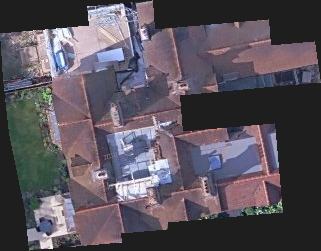
#> input picture data/building_1e44ba_google.png, 321 x 251 px; its folder holds 2 pictures in this run
$ python evaluate.py --input data   (older library calls are emulated)
#> lines starting #> are read from the running program, lines starting #| are printed output that depends on the picture; after the words box and inside, x2 and y2 are one past the last pixel; in counts of white or black regions, pixels touching at a corner belong together
### enhance.py
"""Satellite tile enhancement CLI.

Usage:
    python enhance.py --input data/ --output out/ --method classical
    python enhance.py --input data/ --output out/ --method sr
    python enhance.py --input data/ --output out/ --method bicubic   (baseline)

Dataset note: the images are building crops with a flat grey background
(BGR 30,30,30). That background is NOT image content, so it is masked out.
"""
import argparse
from pathlib import Path
from typing import Callable, Optional

import cv2
import numpy as np

IMAGE_EXTS = {".jpg", ".jpeg", ".png"}
BG_COLOUR = 30  # flat grey used as background in the dataset
MODEL_PATH = Path(__file__).parent / "models" / "FSRCNN_x2.pb"


def foreground_mask(img: np.ndarray) -> np.ndarray:
    """Boolean mask, True where the pixel is real image content (not grey bg)."""
    return ~np.all(img == BG_COLOUR, axis=2)


def classical_enhance(
    img: np.ndarray,
    mask: Optional[np.ndarray] = None,
    denoise_strength: int = 2,
    clahe_clip: float = 1.0,
    sharpen_amount: float = 0.8,
) -> np.ndarray:
    """Classical (no learned model) enhancement of a BGR uint8 image.

    Order matters:
      1. Denoise FIRST - otherwise contrast boost and sharpening amplify
         JPEG blocking and noise.
      2. Contrast (CLAHE) on the L channel only (LAB) - keeps colours stable.
      3. Sharpen LAST (unsharp mask) - sharpen real edges, not noise.
    Set any strength to 0 to switch that step off (used for ablations).
    The grey background is restored afterwards so it never changes.
    """
    if mask is None:
        mask = foreground_mask(img)

    out = img.copy()
    if denoise_strength > 0:
        out = cv2.fastNlMeansDenoisingColored(
            out, None, h=denoise_strength, hColor=denoise_strength,
            templateWindowSize=7, searchWindowSize=21,
        )

    if clahe_clip > 0:
        lab = cv2.cvtColor(out, cv2.COLOR_BGR2LAB)
        l, a, b = cv2.split(lab)
        clahe = cv2.createCLAHE(clipLimit=clahe_clip, tileGridSize=(8, 8))
        out = cv2.cvtColor(cv2.merge([clahe.apply(l), a, b]), cv2.COLOR_LAB2BGR)

    if sharpen_amount > 0:
        blurred = cv2.GaussianBlur(out, (0, 0), sigmaX=1.5)
        out = cv2.addWeighted(out, 1.0 + sharpen_amount, blurred, -sharpen_amount, 0)
    out = np.clip(out, 0, 255).astype(np.uint8)

    out[~mask] = img[~mask]  # put the untouched background back
    return out


def bicubic_upscale(img: np.ndarray, scale: int = 2) -> np.ndarray:
    """Baseline: plain bicubic resize."""
    h, w = img.shape[:2]
    return cv2.resize(img, (w * scale, h * scale), interpolation=cv2.INTER_CUBIC)


def load_sr_model(model_path: Path = MODEL_PATH):
    """Load the pretrained FSRCNN x2 model (needs opencv-contrib-python)."""
    if not Path(model_path).exists():
        raise FileNotFoundError(
            f"{model_path} not found. Download FSRCNN_x2.pb into the models/ folder "
            "(see README)."
        )
    sr = cv2.dnn_superres.DnnSuperResImpl_create()
    sr.readModel(str(model_path))
    sr.setModel("fsrcnn", 2)
    return sr


# [52 lines left out: functions sr_upscale, get_method, main, not called in this run]


# [2 lines that do not run on import are left out]

### evaluate.py
"""Evaluation: do SR and classical enhancement actually help?

Usage:
    python evaluate.py --input data/ --report results.md

Idea: there is no ground truth, so we MANUFACTURE one. Each tile is treated as
the reference. We degrade it on purpose, run each method on the degraded copy,
and compare the result back to the reference (PSNR / SSIM, foreground only).

  Experiment A (upscaling): reference -> downscale 2x + JPEG + noise = LR.
      Methods: bicubic 2x vs pretrained FSRCNN 2x. Output is same size as ref.
  Experiment B (classical): reference -> blur + JPEG + noise = degraded.
      Compare degraded vs classical(degraded) against the reference.
      If classical is better than "do nothing", it helped; otherwise it hurt.
  Real tiles (no reference): Laplacian variance (sharpness) and colour shift
      between each real tile and its classical output.
"""
import argparse
from pathlib import Path
from typing import Dict, List, Optional

import cv2
import numpy as np
from skimage.metrics import peak_signal_noise_ratio, structural_similarity

from enhance import (IMAGE_EXTS, bicubic_upscale, classical_enhance,
                     foreground_mask, load_sr_model, sr_upscale)

SEED = 0
JPEG_QUALITY = 70
NOISE_SIGMA = 2.0


def jpeg_roundtrip(img: np.ndarray, quality: int = JPEG_QUALITY) -> np.ndarray:
    """Compress to JPEG and decode again (adds real JPEG artefacts)."""
    ok, buf = cv2.imencode(".jpg", img, [cv2.IMWRITE_JPEG_QUALITY, quality])
    return cv2.imdecode(buf, cv2.IMREAD_COLOR)


def add_noise(img: np.ndarray, rng: np.random.Generator) -> np.ndarray:
    """Add mild Gaussian sensor-like noise."""
    noisy = img.astype(np.float32) + rng.normal(0, NOISE_SIGMA, img.shape)
    return np.clip(noisy, 0, 255).astype(np.uint8)


def degrade_lowres(ref: np.ndarray, rng: np.random.Generator) -> np.ndarray:
    """Experiment A input: 2x downscale (area) + noise + JPEG."""
    h, w = ref.shape[:2]
    lr = cv2.resize(ref, (w // 2, h // 2), interpolation=cv2.INTER_AREA)
    return jpeg_roundtrip(add_noise(lr, rng))


def degrade_fullres(ref: np.ndarray, rng: np.random.Generator) -> np.ndarray:
    """Experiment B input: slight blur + noise + JPEG, same size."""
    blurred = cv2.GaussianBlur(ref, (0, 0), sigmaX=1.0)
    return jpeg_roundtrip(add_noise(blurred, rng))


def masked_metrics(ref: np.ndarray, test: np.ndarray, mask: np.ndarray) -> Dict[str, float]:
    """PSNR and SSIM using foreground (roof) pixels only."""
    mask = cv2.erode(mask.astype(np.uint8), np.ones((7, 7), np.uint8)).astype(bool)
    if mask.sum() == 0:
        return {"psnr": float("nan"), "ssim": float("nan")}
    mse = np.mean((ref[mask].astype(np.float64) - test[mask].astype(np.float64)) ** 2)
    psnr = float("inf") if mse == 0 else 10 * np.log10(255.0 ** 2 / mse)
    _, ssim_map = structural_similarity(ref, test, channel_axis=2, full=True, data_range=255)
    return {"psnr": psnr, "ssim": float(ssim_map[mask].mean())}


def sharpness(img: np.ndarray, mask: np.ndarray) -> float:
    """No-reference sharpness: variance of the Laplacian on foreground pixels."""
    gray = cv2.cvtColor(img, cv2.COLOR_BGR2GRAY)
    lap = cv2.Laplacian(gray, cv2.CV_64F)
    mask = cv2.erode(mask.astype(np.uint8), np.ones((5, 5), np.uint8)).astype(bool)
    return float(lap[mask].var()) if mask.any() else float("nan")


def colour_shift(a: np.ndarray, b: np.ndarray, mask: np.ndarray) -> float:
    """Mean abs change in LAB a/b channels (colour only) - spots colour casts."""
    la = cv2.cvtColor(a, cv2.COLOR_BGR2LAB).astype(np.float32)[..., 1:]
    lb = cv2.cvtColor(b, cv2.COLOR_BGR2LAB).astype(np.float32)[..., 1:]
    return float(np.abs(la[mask] - lb[mask]).mean())


def fmt(v: float, d: int = 2) -> str:
    return f"{v:.{d}f}"


def evaluate(files: List[Path], sr) -> List[Dict[str, float]]:
    rows = []
    for i, path in enumerate(files):
        ref = cv2.imread(str(path))
#> ref is the input picture: shape (251, 321, 3); mean B, G, R 91.3, 82.1, 88.8
        if ref is None:
            continue
        h, w = ref.shape[:2]
#> h = 251; w = 321
        ref = ref[: h // 2 * 2, : w // 2 * 2]  # even size so 2x round-trips exactly
#> ref: shape (250, 320, 3)
        mask = foreground_mask(ref)
#> in foreground_mask, `return ~np.all(img == BG_COLOUR, axis=2)`: returned value: shape (250, 320) bool; 67.8% white; 4 black regions, box (x1, y1, x2, y2) and area: (41, 83, 320, 250) 15134, (153, 0, 320, 72) 5081, (0, 0, 152, 33) 2822, (0, 41, 29, 250) 2758
        rng = np.random.default_rng(SEED + i)
        row: Dict[str, float] = {"name": path.stem.replace("building_", ""),
                                 "size": f"{ref.shape[1]}x{ref.shape[0]}"}

        # Experiment A: upscaling
        lr = degrade_lowres(ref, rng)
#> in degrade_lowres, `lr = cv2.resize(ref, (w // 2, h // 2), interpolation=cv2.INTER_AREA)`:
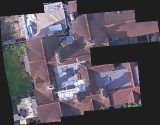
#> lr: shape (125, 160, 3); mean B, G, R 91.8, 82.6, 89.3
#> in jpeg_roundtrip, `ok, buf = cv2.imencode(".jpg", img, [cv2.IMWRITE_JPEG_QUALITY, quality])`: buf = 4879 values, max 255 at index 0, min 0 at index 4, mean 122.8
        outputs = {"bicubic": bicubic_upscale(lr)}
        if sr is not None:
            outputs["sr"] = sr_upscale(lr, sr)
        for name, out in outputs.items():
            m = masked_metrics(ref, out, mask)
            row[f"A_{name}_psnr"], row[f"A_{name}_ssim"] = m["psnr"], m["ssim"]
#> this loop made 1 pass
#> (name, mse in masked_metrics, psnr in masked_metrics, m) on pass 1: ('bicubic', 187.9, 25.39, {'psnr': 25.39, 'ssim': 0.766})
#> pass 1, in masked_metrics, `mask = cv2.erode(mask.astype(np.uint8), np.ones((7, 7), np.uint8)).ast..`:
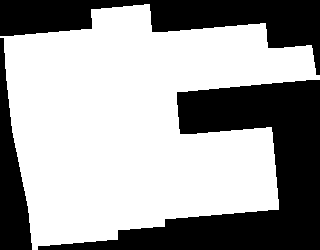
#> mask: shape (250, 320) bool; 62.6% white; 3 black regions, box (x1, y1, x2, y2) and area: (38, 80, 320, 250) 17147, (0, 0, 320, 75) 9258, (0, 38, 32, 250) 3481
#> pass 1, in masked_metrics, `_, ssim_map = structural_similarity(ref, test, channel_axis=2, full=Tr..`:
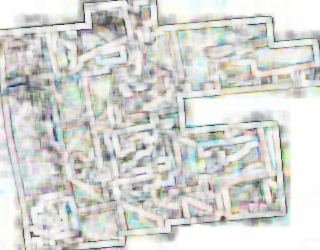
#> ssim_map: shape (250, 320, 3) float64; mean B, G, R 0.803, 0.822, 0.816; drawn with min black and max white
#> after the loop, row = {'name': '1e44ba_google', 'size': '320x250', 'A_bicubic_psnr': 25.39, 'A_bicubic_ssim': 0.766}

        # Experiment B: classical vs doing nothing (+ ablation without tone step)
        deg = degrade_fullres(ref, rng)
#> in add_noise (call 2), `noisy = img.astype(np.float32) + rng.normal(0, NOISE_SIGMA, img.shape)`:
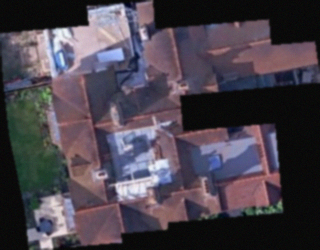
#> noisy: shape (250, 320, 3) float64; mean B, G, R 91.7, 82.5, 89.2; drawn with min black and max white
        fixed = classical_enhance(deg, mask=mask)
#> in classical_enhance, `lab = cv2.cvtColor(out, cv2.COLOR_BGR2LAB)`: lab: shape (250, 320, 3); mean of channels 0, 1, 2 88.5, 132.6, 124
        no_tone = classical_enhance(deg, mask=mask, clahe_clip=0)
#> call 2 of classical_enhance, with denoise_strength = 2, clahe_clip = 0, sharpen_amount = 0.8
#> in classical_enhance (call 2), `blurred = cv2.GaussianBlur(out, (0, 0), sigmaX=1.5)`:
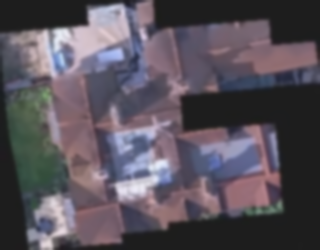
#> blurred: shape (250, 320, 3); mean B, G, R 90.8, 81.7, 88.4
#> in classical_enhance (call 2), `out[~mask] = img[~mask]`: out: shape (250, 320, 3); mean B, G, R 91.1, 82, 88.7
        for name, out in {"none": deg, "classical": fixed, "notone": no_tone}.items():
            m = masked_metrics(ref, out, mask)
            row[f"B_{name}_psnr"], row[f"B_{name}_ssim"] = m["psnr"], m["ssim"]
#> this loop made 3 passes
#> (name, mse in masked_metrics, psnr in masked_metrics, m) on passes 1 to 3: ('none', 164.6, 25.97, {'psnr': 25.97, 'ssim': 0.803}), ('classical', 419.3, 21.91, {'psnr': 21.91, 'ssim': 0.806}), ('notone', 127.8, 27.07, {'psnr': 27.07, 'ssim': 0.841})
#> pass 1, in masked_metrics (call 2), `_, ssim_map = structural_similarity(ref, test, channel_axis=2, full=Tr..`:
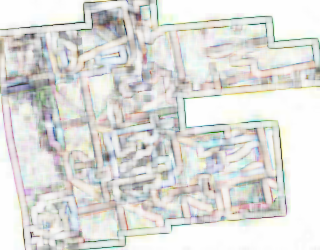
#> ssim_map: shape (250, 320, 3) float64; mean B, G, R 0.841, 0.855, 0.854; drawn with min black and max white
#> after the loop, row = 10 items

        # Real tile, no reference
        real_out = classical_enhance(ref, mask=mask)
#> in classical_enhance (call 3), `lab = cv2.cvtColor(out, cv2.COLOR_BGR2LAB)`: lab: shape (250, 320, 3); mean of channels 0, 1, 2 88.6, 132.7, 124
        row["sharp_orig"] = sharpness(ref, mask)
#> in sharpness, `mask = cv2.erode(mask.astype(np.uint8), np.ones((5, 5), np.uint8)).ast..`: mask: shape (250, 320) bool; 64.3% white; 3 black regions, box (x1, y1, x2, y2) and area: (39, 81, 320, 250) 16475, (0, 0, 320, 74) 8808, (0, 39, 31, 250) 3238
        row["sharp_cls"] = sharpness(real_out, mask)
#> in sharpness (call 2), `lap = cv2.Laplacian(gray, cv2.CV_64F)`:
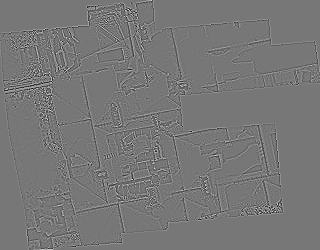
#> lap: shape (250, 320) float64; min -696, max 790, mean 0.1; drawn with min black and max white
        row["colour_shift"] = colour_shift(ref, real_out, mask)
        rows.append(row)
        print(f"[{i + 1}/{len(files)}] {path.name}")
#> pass 2 of the loop in evaluate, `for i, path in enumerate(files):`:
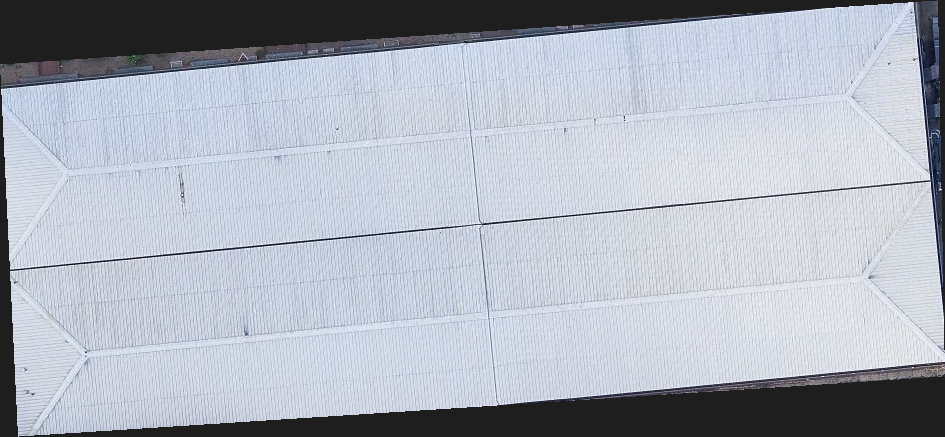
#> input picture data/building_20d961_google.png, 945 x 437 px
#> in evaluate, ref is the input picture: shape (437, 945, 3); mean B, G, R 189.3, 178.2, 172.6
#> ref: shape (436, 944, 3)
#> in foreground_mask (call 2), `return ~np.all(img == BG_COLOUR, axis=2)`:
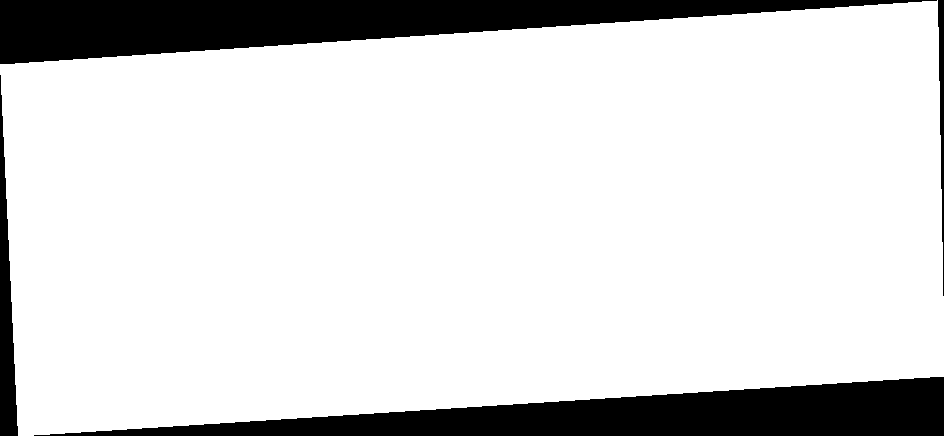
#> returned value: shape (436, 944) bool; 84.9% white; 4 black regions, box (x1, y1, x2, y2) and area: (0, 0, 937, 64) 30453, (34, 377, 944, 436) 27259, (0, 75, 18, 436) 3342, (938, 0, 944, 296) 970
#> in degrade_lowres (call 2), `lr = cv2.resize(ref, (w // 2, h // 2), interpolation=cv2.INTER_AREA)`:
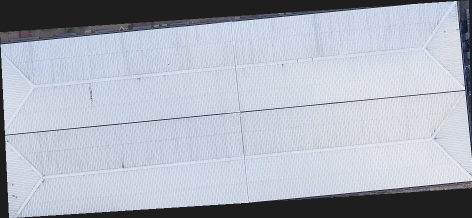
#> lr: shape (218, 472, 3); mean B, G, R 190, 178.8, 173.2
#> noisy: shape (218, 472, 3) float64
#> the loop in evaluate, `for name, out in outputs.items():` made 1 pass
#> (name, mse in masked_metrics, psnr in masked_metrics, m) on pass 1: ('bicubic', 200.6, 25.11, {'psnr': 25.11, 'ssim': 0.451})
#> after the loop in evaluate, `for name, out in outputs.items():`: row = {'name': '20d961_google', 'size': '944x436', 'A_bicubic_psnr': 25.11, 'A_bicubic_ssim': 0.451}
#> the loop in evaluate, `for name, out in {"none": deg, "classical": fixed, "notone": no_tone}...` made 3 passes
#> (name, mse in masked_metrics, psnr in masked_metrics, m) on passes 1 to 3: ('none', 177.7, 25.63, {'psnr': 25.63, 'ssim': 0.478}), ('classical', 183.7, 25.49, {'psnr': 25.49, 'ssim': 0.419}), ('notone', 168, 25.88, {'psnr': 25.88, 'ssim': 0.41})
#> after the loop in evaluate, `for name, out in {"none": deg, "classical": fixed, "notone": no_tone}...`: row = 10 items
#> in main, `rows = evaluate(files, sr)`: rows = 2 items
    return rows


def mean(rows: List[Dict], key: str) -> float:
    vals = [r[key] for r in rows if key in r and np.isfinite(r[key])]
    return float(np.mean(vals)) if vals else float("nan")


def write_report(rows: List[Dict], report: Path, has_sr: bool) -> None:
#> called with has_sr = False
    L: List[str] = ["# Evaluation results", "",
                    f"Tiles: {len(rows)}. Degradation: JPEG q={JPEG_QUALITY}, "
                    f"noise sigma={NOISE_SIGMA}, seed={SEED}. Metrics use roof pixels only "
                    "(grey background masked out). Higher PSNR/SSIM = closer to the original.", ""]

    L += ["## Experiment A - 2x upscaling (bicubic vs pretrained FSRCNN)", ""]
    if has_sr:
        L += ["| Tile | Size | Bicubic PSNR | SR PSNR | Bicubic SSIM | SR SSIM |", "|---|---|---|---|---|---|"]
        for r in rows:
            L.append(f"| {r['name']} | {r['size']} | {fmt(r['A_bicubic_psnr'])} | {fmt(r['A_sr_psnr'])} "
                     f"| {fmt(r['A_bicubic_ssim'], 3)} | {fmt(r['A_sr_ssim'], 3)} |")
        L.append(f"| **Mean** | | **{fmt(mean(rows, 'A_bicubic_psnr'))}** | **{fmt(mean(rows, 'A_sr_psnr'))}** "
                 f"| **{fmt(mean(rows, 'A_bicubic_ssim'), 3)}** | **{fmt(mean(rows, 'A_sr_ssim'), 3)}** |")
        wins = sum(r["A_sr_psnr"] > r["A_bicubic_psnr"] for r in rows)
        L += ["", f"SR beats bicubic on PSNR in {wins}/{len(rows)} tiles."]
    else:
        L += ["SR model not found (models/FSRCNN_x2.pb) - only bicubic was run.", "",
              "| Tile | Size | Bicubic PSNR | Bicubic SSIM |", "|---|---|---|---|"]
        for r in rows:
            L.append(f"| {r['name']} | {r['size']} | {fmt(r['A_bicubic_psnr'])} | {fmt(r['A_bicubic_ssim'], 3)} |")
#> this loop made 2 passes
#> after the loop, L = 12 items
        L.append(f"| **Mean** | | **{fmt(mean(rows, 'A_bicubic_psnr'))}** | **{fmt(mean(rows, 'A_bicubic_ssim'), 3)}** |")
#> in mean, `vals = [r[key] for r in rows if key in r and np.isfinite(r[key])]`: vals = [25.39, 25.11]

    L += ["", "## Experiment B - classical pipeline vs doing nothing", "",
          "`notone` = same pipeline with the CLAHE contrast step switched off (ablation).", "",
          "| Tile | Degraded PSNR | Classical PSNR | No-tone PSNR | Degraded SSIM | Classical SSIM | No-tone SSIM |",
          "|---|---|---|---|---|---|---|"]
    for r in rows:
        L.append(f"| {r['name']} | {fmt(r['B_none_psnr'])} | {fmt(r['B_classical_psnr'])} | {fmt(r['B_notone_psnr'])} "
                 f"| {fmt(r['B_none_ssim'], 3)} | {fmt(r['B_classical_ssim'], 3)} | {fmt(r['B_notone_ssim'], 3)} |")
#> after the loop, L = 22 items
    L.append(f"| **Mean** | **{fmt(mean(rows, 'B_none_psnr'))}** | **{fmt(mean(rows, 'B_classical_psnr'))}** "
             f"| **{fmt(mean(rows, 'B_notone_psnr'))}** | **{fmt(mean(rows, 'B_none_ssim'), 3)}** "
             f"| **{fmt(mean(rows, 'B_classical_ssim'), 3)}** | **{fmt(mean(rows, 'B_notone_ssim'), 3)}** |")
    for key, label in (("classical", "Full classical"), ("notone", "No-tone variant")):
        helped = sum(r[f"B_{key}_psnr"] > r["B_none_psnr"] for r in rows)
        L.append(f"\n{label} improved PSNR in {helped}/{len(rows)} tiles (hurt in {len(rows) - helped}).")
#> this loop made 2 passes
#> helped on passes 1 to 2: 0, 2
#> after the loop, L = 25 items
    L += ["", "Caveat: the degradation includes a blur, which favours sharpening; the reference tiles are "
          "already well exposed, so any tone change counts as 'error' to PSNR even if it helps a hazy tile."]

    L += ["", "## Real tiles, no reference (classical output vs original)", "",
          "| Tile | Sharpness before | Sharpness after | Colour shift (LAB a/b) |", "|---|---|---|---|"]
    for r in rows:
        L.append(f"| {r['name']} | {fmt(r['sharp_orig'], 1)} | {fmt(r['sharp_cls'], 1)} | {fmt(r['colour_shift'])} |")
#> after the loop, L = 34 items
    L.append(f"| **Mean** | **{fmt(mean(rows, 'sharp_orig'), 1)}** | **{fmt(mean(rows, 'sharp_cls'), 1)}** "
             f"| **{fmt(mean(rows, 'colour_shift'))}** |")
    L += ["", "Higher sharpness is not automatically better: noise and halos also raise it."]
    report.write_text("\n".join(L) + "\n", encoding="utf-8")


def main() -> None:
    parser = argparse.ArgumentParser(description="Evaluate enhancement methods.")
    parser.add_argument("--input", required=True)
    parser.add_argument("--report", default="results.md")
    parser.add_argument("--source", default="google",
                        help="Only use files whose name contains this (default: google). Use '' for all.")
    args = parser.parse_args()

    files = sorted(p for p in Path(args.input).iterdir()
                   if p.suffix.lower() in IMAGE_EXTS and args.source in p.name)
    if not files:
        raise SystemExit("No matching images found.")
    sr: Optional[object] = None
    try:
        sr = load_sr_model()
    except (FileNotFoundError, AttributeError, cv2.error) as e:
        print(f"Warning: SR disabled ({e})")
    rows = evaluate(files, sr)
    write_report(rows, Path(args.report), has_sr=sr is not None)
    print(f"Wrote {args.report}")


if __name__ == "__main__":
    main()
